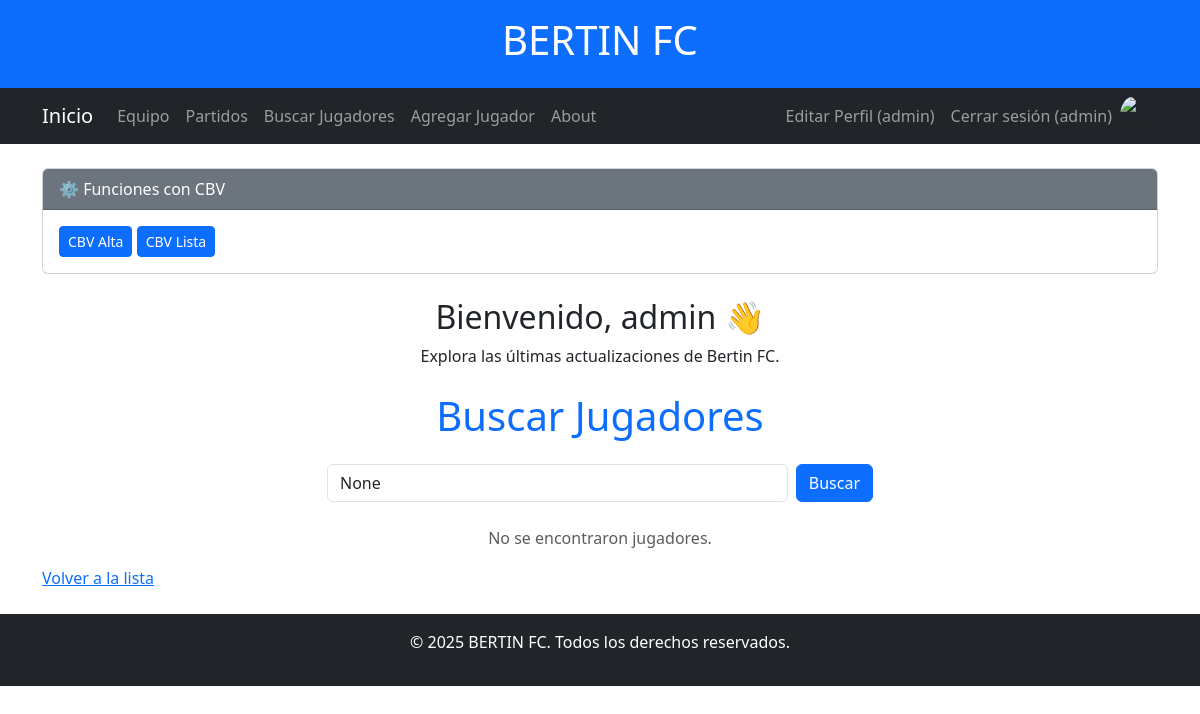
The page /blog/buscar-jugadores (signed in) on the database as committed earlier.
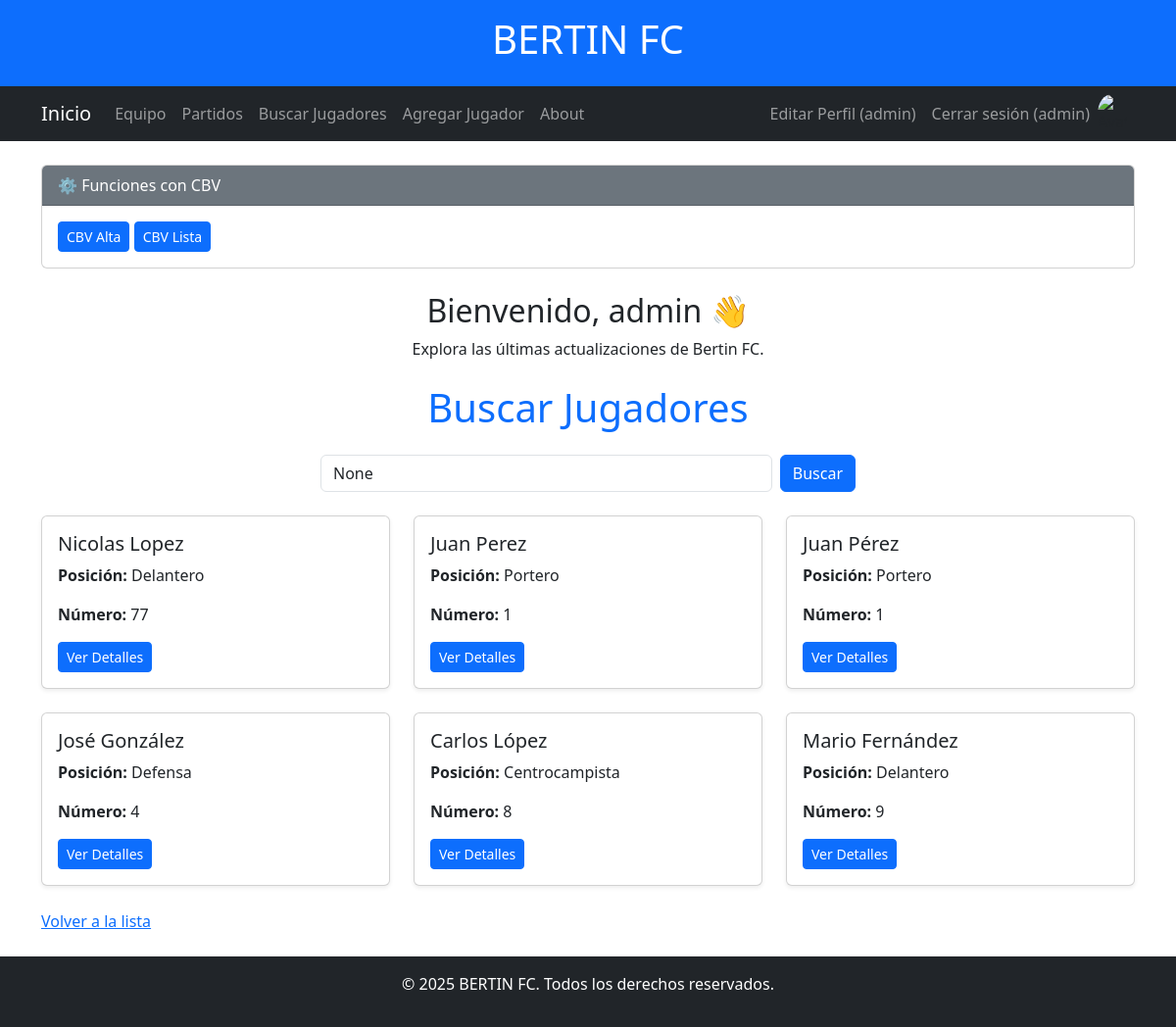
The same page on the database as committed later.
### blog/models.py (models this page shows, shortened)
class Jugador(models.Model):
    nombre = models.CharField(max_length=100)
    posicion = models.CharField(max_length=50)
    numero = models.IntegerField()
    imagen = models.ImageField(upload_to='jugadores/', null=True, blank=True)

### blog/views.py (the view)
# urls.py: path("buscar-jugadores", buscar_jugadores, name="buscar_jugadores"),
def buscar_jugadores(request):
    query = request.GET.get('q')  # Obtiene el valor del campo de búsqueda
    if query:
        jugadores = Jugador.objects.filter(nombre__icontains=query)  # Filtra jugadores por nombre
    else:
        jugadores = Jugador.objects.all()  # Muestra todos los jugadores si no hay búsqueda
    return render(request, 'blog/jugadores.html', {'jugadores': jugadores, 'query': query})

### blog/templates/blog/jugadores.html
{% extends "blog/base.html" %}
{% block BERTIN_FC %}
<h1 class="text-center text-primary mb-4">Buscar Jugadores</h1>
<div class="row mb-4">
    <div class="col-md-6 mx-auto">
        <form method="get" class="d-flex">
            <input type="text" name="q" class="form-control me-2" placeholder="Buscar por nombre..." value="{{ query }}">
            <button type="submit" class="btn btn-primary">Buscar</button>
        </form>
    </div>
</div>
<div class="row">
    {% for jugador in jugadores %}
        <div class="col-md-4 mb-4">
            <div class="card shadow-sm">
                <div class="card-body">
                    <h5 class="card-title">{{ jugador.nombre }}</h5>
                    <p class="card-text"><strong>Posición:</strong> {{ jugador.posicion }}</p>
                    <p class="card-text"><strong>Número:</strong> {{ jugador.numero }}</p>
                    <a href="{% url 'blog:cbv-jugador-detail' jugador.pk %}" class="btn btn-primary btn-sm">Ver Detalles</a>
                </div>
            </div>
        </div>
    {% empty %}
        <p class="text-center text-muted">No se encontraron jugadores.</p>
    {% endfor %}
</div>
<a href="{% url 'blog:buscar_jugadores' %}">Volver a la lista</a>
{% endblock %}

Rows that differ between the two databases and show on the page:
added Jugador: nombre "Nicolas Lopez", posicion "Delantero", numero "77"
added Jugador: nombre "Juan Perez", posicion "Portero", numero "1"
added Jugador: nombre "Juan Pérez", posicion "Portero", numero "1"
added Jugador: nombre "José González", posicion "Defensa", numero "4"
added Jugador: nombre "Carlos López", posicion "Centrocampista", numero "8"
added Jugador: nombre "Mario Fernández", posicion "Delantero", numero "9"
Other text that changed with them:
text no longer shown: "No se encontraron jugadores."
